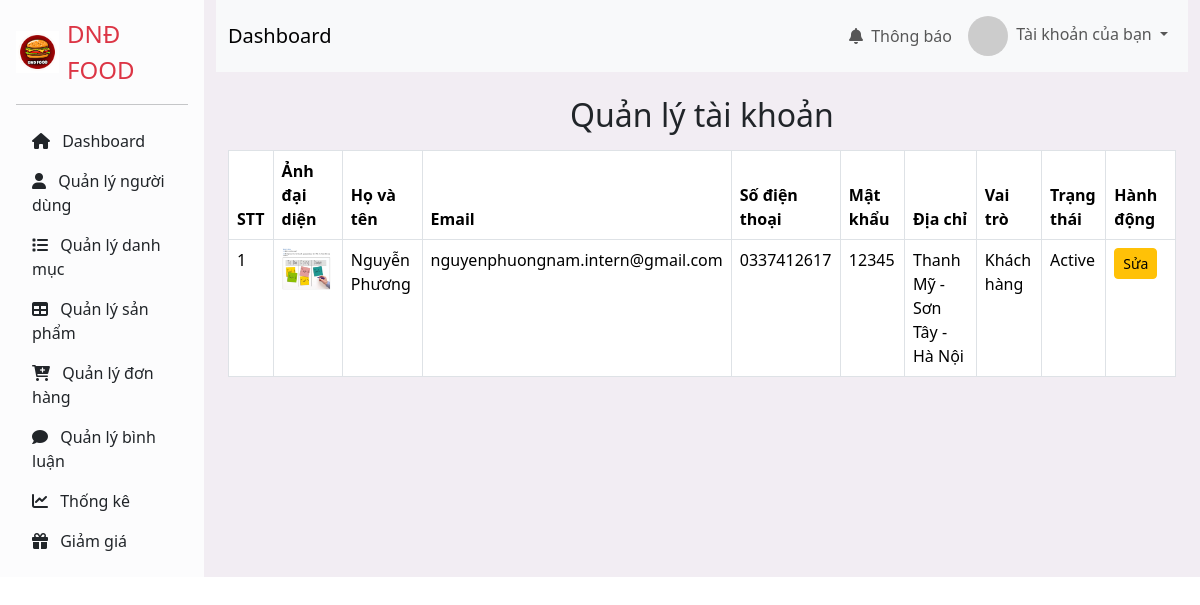
The page /controller/index.php?act=listAccount (signed in) on the database its author committed.
### tables this page shows
CREATE TABLE `users` (
  `user_id` int NOT NULL,
  `email` varchar(255) NOT NULL,
  `password` varchar(255) NOT NULL,
  `phone_number` varchar(20) NOT NULL,
  `address` varchar(255) NOT NULL,
  `full_name` varchar(255) NOT NULL,
  `avatar_url` varchar(255) NOT NULL COMMENT 'ảnh user',
  `role` tinyint NOT NULL DEFAULT '0' COMMENT 'vai trò của người dùng',
  `status` varchar(20) DEFAULT 'Active' COMMENT 'trạng thái của người dùng'
);

### model/PDO.php (called while the page is built, shortened)
<?php
function pdo_get_connection()
{
    $dburl = "mysql:host=localhost;dbname=duan1;charset=utf8";
    $usename = "root";
    $password = "";
    $conn = new PDO($dburl, $usename, $password);
    $conn->setAttribute(PDO::ATTR_ERRMODE, PDO::ERRMODE_EXCEPTION);
    return $conn;
}
function pdo_query($sql)
{
    $sql_args = array_slice(func_get_args(), 1);
    try {
        $conn = pdo_get_connection();
        $stmt = $conn->prepare($sql);
        $stmt->execute($sql_args);
        $rows = $stmt->fetchAll(PDO::FETCH_ASSOC);
        return $rows;
    } catch (PDOException $e) {
        throw $e;
    } finally {
        unset($conn);
    }
}

### model/account.php (called while the page is built, shortened)
<?php
function select_all_users() {
    $sql = "SELECT * FROM users";
    return pdo_query($sql);
}

### controller/accountController/listAccount.php (the view, shortened to what this page needs)
<div class="container mt-3">
    <h2 class="text-center mb-3">Quản lý tài khoản</h2>
    <div class="table-responsive">
        <table class="table table-bordered">
            <thead>
                <tr>
                    <th scope="col">STT</th>
                    <th scope="col">Ảnh đại diện</th>
                    <th scope="col">Họ và tên</th>
                    <th scope="col">Email</th>
                    <th scope="col">Số điện thoại</th>
                    <th scope="col">Mật khẩu</th>
                    <th scope="col">Địa chỉ</th>
                    <th scope="col">Vai trò</th>
                    <th scope="col">Trạng thái</th>
                    <th scope="col">Hành động</th>
                </tr>
            </thead>
            <tbody>
                <?php
                if (isset($_SESSION['user']) && is_array($_SESSION['user'])) {
                    $user = $_SESSION['user'];
                    $iduser = $user['user_id'];
                }
                if (isset($listAccount) && is_array($listAccount)) {
                    foreach ($listAccount as $acc) {
                        extract($acc);
                        $editAccount = "index.php?act=editAccount&user_id=" . $user_id;
                        $deleteAccount = "index.php?act=deleteAccount&user_id=" . $user_id;
                        $imgpath = "../upload/" . $avatar_url;
                        if ($iduser != $user_id) {
                            $delete = '<button onclick="confirmDelete(\'' . $deleteAccount . '\')" class="btn btn-danger btn-sm">Xóa</button>';
                        } else {
                            $delete = "";
                        }
                        if (is_file($imgpath)) {
                            $imgs = '<img src="' . $imgpath . '" alt="Avatar" style="max-width: 50px;">';
                        } else {
                            $imgs = 'no image';
                        }
                        if ($role == '0') {
                            $role_text = 'Khách hàng';
                        } else {
                            $role_text = 'Nhân viên';
                        }
                        echo "
                        <tr>
                            <td>$user_id</td>
                            <td>$imgs</td>
                            <td>$full_name</td>
                            <td>$email</td>
                            <td>$phone_number</td>
                            <td>$password</td>
                            <td>$address</td>
                            <td>$role_text</td>
                            <td>$status</td>
                            <td>
                                <div class='d-flex justify-content-start align-items-center'>
                                    <a href='$editAccount' class='btn btn-warning btn-sm me-2'>Sửa</a>
                                    $delete
                                </div>
                            </td>
                        </tr>";
                    }
                } else {
                    echo "<tr><td colspan='10' class='text-center'>Không có tài khoản nào</td></tr>";
                }
                ?>
            </tbody>
        </table>
    </div>
</div>

### rows shown on the page
users: user_id "1", avatar_url (picture), full_name "Nguyễn Phương", email "nguyenphuongnam.intern@gmail.com", phone_number "0337412617", password "12345", address "Thanh Mỹ - Sơn Tây - Hà Nội", role "Khách hàng", status "Active"
